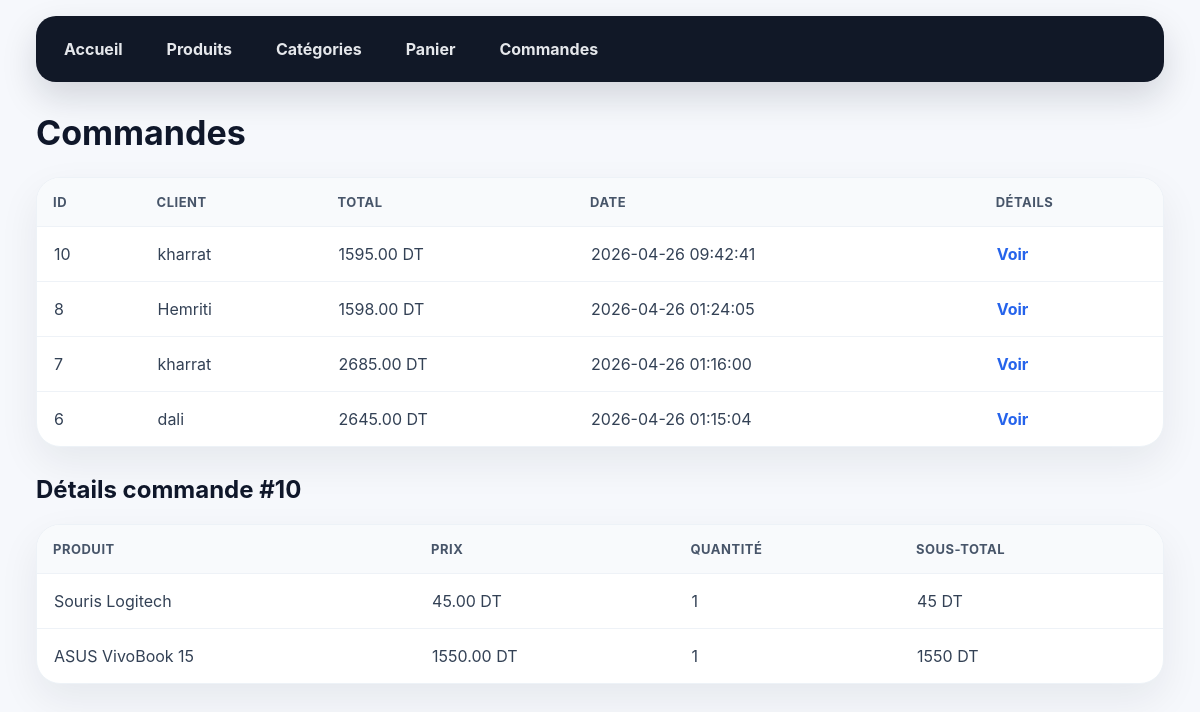
The page /orders.php?id=10 (signed in) on the database its author committed.
### tables this page shows
CREATE TABLE `orders` (
  `id` int(11) NOT NULL,
  `user_id` int(11) DEFAULT NULL,
  `total` decimal(10,2) DEFAULT NULL,
  `order_date` datetime DEFAULT current_timestamp()
);

CREATE TABLE `users` (
  `id` int(11) NOT NULL,
  `name` varchar(100) DEFAULT NULL,
  `email` varchar(100) DEFAULT NULL,
  `password` varchar(255) DEFAULT NULL,
  `role` varchar(30) DEFAULT 'client'
);

CREATE TABLE `order_items` (
  `id` int(11) NOT NULL,
  `order_id` int(11) DEFAULT NULL,
  `product_id` int(11) DEFAULT NULL,
  `quantity` int(11) DEFAULT NULL,
  `price` decimal(10,2) DEFAULT NULL
);

CREATE TABLE `products` (
  `id` int(11) NOT NULL,
  `name` varchar(100) DEFAULT NULL,
  `price` decimal(10,2) DEFAULT NULL,
  `image` varchar(255) DEFAULT NULL,
  `category_id` int(11) DEFAULT NULL
);

### orders.php (the view, shortened to what this page needs)
<?php
require_once __DIR__ . '/../bd_connect.php';
$selectedOrder = null;
$items = [];
if (isset($_GET['id'])) {
    $stmt = $db->prepare("SELECT * FROM orders WHERE id = ?");
    $stmt->execute([$_GET['id']]);
    $selectedOrder = $stmt->fetch(PDO::FETCH_ASSOC);
    $stmt = $db->prepare("SELECT order_items.*, products.name AS product_name
                          FROM order_items
                          LEFT JOIN products ON order_items.product_id = products.id
                          WHERE order_items.order_id = ?");
    $stmt->execute([$_GET['id']]);
    $items = $stmt->fetchAll(PDO::FETCH_ASSOC);
}
$stmt = $db->query("SELECT orders.*, users.name AS user_name
                   FROM orders
                   LEFT JOIN users ON orders.user_id = users.id
                   ORDER BY orders.id DESC");
$orders = $stmt->fetchAll(PDO::FETCH_ASSOC);
?>
<link rel="stylesheet" href="../assets/style.css">
<div class="menu">
    <a href="../dashboard.php">Accueil</a>
    <a href="products.php">Produits</a>
    <a href="categories.php">Catégories</a>
    <a href="cart.php">Panier</a>
    <?php if ($_SESSION['user']['role'] === 'admin'): ?>
    <a href="orders.php">Commandes</a>
<?php endif; ?>
</div>
<div class="container">
    <h1>Commandes</h1>
    <table>
        <tr>
            <th>ID</th>
            <th>Client</th>
            <th>Total</th>
            <th>Date</th>
            <th>Détails</th>
        </tr>
        <?php foreach ($orders as $order): ?>
            <tr>
                <td><?= $order['id'] ?></td>
                <td><?= htmlspecialchars($order['user_name']) ?></td>
                <td><?= $order['total'] ?> DT</td>
                <td><?= $order['order_date'] ?></td>
                <td>
                    <a href="orders.php?id=<?= $order['id'] ?>">Voir</a>
                </td>
            </tr>
        <?php endforeach; ?>
    </table>
    <?php if ($selectedOrder): ?>
        <h2>Détails commande #<?= $selectedOrder['id'] ?></h2>
        <table>
            <tr>
                <th>Produit</th>
                <th>Prix</th>
                <th>Quantité</th>
                <th>Sous-total</th>
            </tr>
            <?php foreach ($items as $item): ?>
                <tr>
                    <td><?= htmlspecialchars($item['product_name']) ?></td>
                    <td><?= $item['price'] ?> DT</td>
                    <td><?= $item['quantity'] ?></td>
                    <td><?= $item['price'] * $item['quantity'] ?> DT</td>
                </tr>
            <?php endforeach; ?>
        </table>
    <?php endif; ?>
</div>

### style.css (style rules this page uses)
* { margin: 0; padding: 0; box-sizing: border-box; }
a { text-decoration: none; }
.menu { width: 94%; margin: 16px auto 0; background: #111827; padding: 10px; border-radius: 20px; display: flex; gap: 8px; box-shadow: 0 15px 35px rgba(15, 23, 42, 0.15); }
.menu a { color: #e5e7eb; padding: 13px 18px; border-radius: 14px; font-weight: 700; transition: 0.25s; }
.container { width: 94%; margin: 30px auto; }
h1 { font-size: 34px; margin-bottom: 24px; color: #0f172a; }
h2 { margin: 28px 0 16px; color: #0f172a; }
table { width: 100%; background: white; border-collapse: separate; border-spacing: 0; border-radius: 24px; overflow: hidden; box-shadow: 0 16px 40px rgba(15, 23, 42, 0.07); border: 1px solid #edf2f7; margin-top: 20px; }
th { background: #f8fafc; color: #475569; text-align: left; padding: 16px; font-size: 13px; text-transform: uppercase; letter-spacing: 0.5px; }
td { padding: 17px; border-top: 1px solid #eef2f7; color: #334155; }
td a { color: #2563eb; font-weight: 700; }

### rows shown on the page
orders: id "10", user.name "kharrat", total "1595.00", order_date "2026-04-26 09:42:41"
orders: id "8", user.name "Hemriti", total "1598.00", order_date "2026-04-26 01:24:05"
orders: id "7", user.name "kharrat", total "2685.00", order_date "2026-04-26 01:16:00"
orders: id "6", user.name "dali", total "2645.00", order_date "2026-04-26 01:15:04"
order_items: product.name "Souris Logitech", price "45.00", quantity "1", $item['price'] * $item['quantity'] "45"
order_items: product.name "ASUS VivoBook 15", price "1550.00", quantity "1", $item['price'] * $item['quantity'] "1550"
